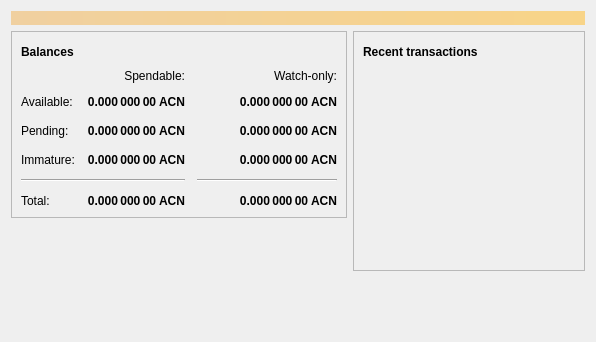
<?xml version="1.0" encoding="UTF-8"?>
<ui version="4.0">
 <class>OverviewPage</class>
 <widget class="QWidget" name="OverviewPage">
  <property name="geometry">
   <rect>
    <x>0</x>
    <y>0</y>
    <width>596</width>
    <height>342</height>
   </rect>
  </property>
  <property name="windowTitle">
   <string>Form</string>
  </property>
  <layout class="QVBoxLayout" name="topLayout">
   <item>
    <widget class="QLabel" name="labelAlerts">
     <property name="visible">
      <bool>false</bool>
     </property>
     <property name="styleSheet">
      <string notr="true">QLabel { background-color: qlineargradient(x1: 0, y1: 0, x2: 1, y2: 0, stop:0 #F0D0A0, stop:1 #F8D488); color:#000000; }</string>
     </property>
     <property name="wordWrap">
      <bool>true</bool>
     </property>
     <property name="margin">
      <number>3</number>
     </property>
     <property name="textInteractionFlags">
      <set>Qt::TextSelectableByMouse</set>
     </property>
    </widget>
   </item>
   <item>
    <layout class="QHBoxLayout" name="horizontalLayout" stretch="1,1">
     <item>
      <layout class="QVBoxLayout" name="verticalLayout_2">
       <item>
        <widget class="QFrame" name="frame">
         <property name="frameShape">
          <enum>QFrame::StyledPanel</enum>
         </property>
         <property name="frameShadow">
          <enum>QFrame::Raised</enum>
         </property>
         <layout class="QVBoxLayout" name="verticalLayout_4">
          <item>
           <layout class="QHBoxLayout" name="horizontalLayout_4">
            <item>
             <widget class="QLabel" name="label_5">
              <property name="font">
               <font>
                <weight>75</weight>
                <bold>true</bold>
               </font>
              </property>
              <property name="text">
               <string>Balances</string>
              </property>
             </widget>
            </item>
            <item>
             <widget class="QPushButton" name="labelWalletStatus">
              <property name="enabled">
               <bool>true</bool>
              </property>
              <property name="maximumSize">
               <size>
                <width>30</width>
                <height>16777215</height>
               </size>
              </property>
              <property name="toolTip">
               <string>The displayed information may be out of date. Your wallet automatically synchronizes with the Asusucoin network after a connection is established, but this process has not completed yet.</string>
              </property>
              <property name="text">
               <string/>
              </property>
              <property name="icon">
               <iconset resource="../bitcoin.qrc">
                <normaloff>:/icons/warning</normaloff>
                <disabledoff>:/icons/warning</disabledoff>:/icons/warning</iconset>
              </property>
              <property name="iconSize">
               <size>
                <width>24</width>
                <height>24</height>
               </size>
              </property>
              <property name="flat">
               <bool>true</bool>
              </property>
             </widget>
            </item>
            <item>
             <spacer name="horizontalSpacer_3">
              <property name="orientation">
               <enum>Qt::Horizontal</enum>
              </property>
              <property name="sizeHint" stdset="0">
               <size>
                <width>40</width>
                <height>20</height>
               </size>
              </property>
             </spacer>
            </item>
           </layout>
          </item>
          <item>
           <layout class="QGridLayout" name="gridLayout">
            <property name="spacing">
             <number>12</number>
            </property>
            <item row="2" column="2">
             <widget class="QLabel" name="labelWatchPending">
              <property name="font">
               <font>
                <weight>75</weight>
                <bold>true</bold>
               </font>
              </property>
              <property name="cursor">
               <cursorShape>IBeamCursor</cursorShape>
              </property>
              <property name="toolTip">
               <string>Unconfirmed transactions to watch-only addresses</string>
              </property>
              <property name="text">
               <string notr="true">0.000 000 00 ACN</string>
              </property>
              <property name="alignment">
               <set>Qt::AlignRight|Qt::AlignTrailing|Qt::AlignVCenter</set>
              </property>
              <property name="textInteractionFlags">
               <set>Qt::LinksAccessibleByMouse|Qt::TextSelectableByKeyboard|Qt::TextSelectableByMouse</set>
              </property>
             </widget>
            </item>
            <item row="2" column="1">
             <widget class="QLabel" name="labelUnconfirmed">
              <property name="font">
               <font>
                <weight>75</weight>
                <bold>true</bold>
               </font>
              </property>
              <property name="cursor">
               <cursorShape>IBeamCursor</cursorShape>
              </property>
              <property name="toolTip">
               <string>Total of transactions that have yet to be confirmed, and do not yet count toward the spendable balance</string>
              </property>
              <property name="text">
               <string notr="true">0.000 000 00 ACN</string>
              </property>
              <property name="alignment">
               <set>Qt::AlignRight|Qt::AlignTrailing|Qt::AlignVCenter</set>
              </property>
              <property name="textInteractionFlags">
               <set>Qt::LinksAccessibleByMouse|Qt::TextSelectableByKeyboard|Qt::TextSelectableByMouse</set>
              </property>
             </widget>
            </item>
            <item row="3" column="2">
             <widget class="QLabel" name="labelWatchImmature">
              <property name="font">
               <font>
                <weight>75</weight>
                <bold>true</bold>
               </font>
              </property>
              <property name="cursor">
               <cursorShape>IBeamCursor</cursorShape>
              </property>
              <property name="toolTip">
               <string>Mined balance in watch-only addresses that has not yet matured</string>
              </property>
              <property name="text">
               <string notr="true">0.000 000 00 ACN</string>
              </property>
              <property name="alignment">
               <set>Qt::AlignRight|Qt::AlignTrailing|Qt::AlignVCenter</set>
              </property>
              <property name="textInteractionFlags">
               <set>Qt::LinksAccessibleByMouse|Qt::TextSelectableByKeyboard|Qt::TextSelectableByMouse</set>
              </property>
             </widget>
            </item>
            <item row="4" column="0" colspan="2">
             <widget class="Line" name="line">
              <property name="orientation">
               <enum>Qt::Horizontal</enum>
              </property>
             </widget>
            </item>
            <item row="4" column="2">
             <widget class="Line" name="lineWatchBalance">
              <property name="sizePolicy">
               <sizepolicy hsizetype="Preferred" vsizetype="Fixed">
                <horstretch>0</horstretch>
                <verstretch>0</verstretch>
               </sizepolicy>
              </property>
              <property name="minimumSize">
               <size>
                <width>140</width>
                <height>0</height>
               </size>
              </property>
              <property name="orientation">
               <enum>Qt::Horizontal</enum>
              </property>
             </widget>
            </item>
            <item row="5" column="0">
             <widget class="QLabel" name="labelTotalText">
              <property name="text">
               <string>Total:</string>
              </property>
             </widget>
            </item>
            <item row="3" column="1">
             <widget class="QLabel" name="labelImmature">
              <property name="font">
               <font>
                <weight>75</weight>
                <bold>true</bold>
               </font>
              </property>
              <property name="cursor">
               <cursorShape>IBeamCursor</cursorShape>
              </property>
              <property name="toolTip">
               <string>Mined balance that has not yet matured</string>
              </property>
              <property name="text">
               <string notr="true">0.000 000 00 ACN</string>
              </property>
              <property name="alignment">
               <set>Qt::AlignRight|Qt::AlignTrailing|Qt::AlignVCenter</set>
              </property>
              <property name="textInteractionFlags">
               <set>Qt::LinksAccessibleByMouse|Qt::TextSelectableByKeyboard|Qt::TextSelectableByMouse</set>
              </property>
             </widget>
            </item>
            <item row="2" column="3">
             <spacer name="horizontalSpacer_2">
              <property name="orientation">
               <enum>Qt::Horizontal</enum>
              </property>
              <property name="sizeHint" stdset="0">
               <size>
                <width>40</width>
                <height>20</height>
               </size>
              </property>
             </spacer>
            </item>
            <item row="3" column="0">
             <widget class="QLabel" name="labelImmatureText">
              <property name="text">
               <string>Immature:</string>
              </property>
             </widget>
            </item>
            <item row="5" column="1">
             <widget class="QLabel" name="labelTotal">
              <property name="font">
               <font>
                <weight>75</weight>
                <bold>true</bold>
               </font>
              </property>
              <property name="cursor">
               <cursorShape>IBeamCursor</cursorShape>
              </property>
              <property name="toolTip">
               <string>Your current total balance</string>
              </property>
              <property name="text">
               <string notr="true">0.000 000 00 ACN</string>
              </property>
              <property name="alignment">
               <set>Qt::AlignRight|Qt::AlignTrailing|Qt::AlignVCenter</set>
              </property>
              <property name="textInteractionFlags">
               <set>Qt::LinksAccessibleByMouse|Qt::TextSelectableByKeyboard|Qt::TextSelectableByMouse</set>
              </property>
             </widget>
            </item>
            <item row="5" column="2">
             <widget class="QLabel" name="labelWatchTotal">
              <property name="font">
               <font>
                <weight>75</weight>
                <bold>true</bold>
               </font>
              </property>
              <property name="cursor">
               <cursorShape>IBeamCursor</cursorShape>
              </property>
              <property name="toolTip">
               <string>Current total balance in watch-only addresses</string>
              </property>
              <property name="text">
               <string notr="true">0.000 000 00 ACN</string>
              </property>
              <property name="alignment">
               <set>Qt::AlignRight|Qt::AlignTrailing|Qt::AlignVCenter</set>
              </property>
              <property name="textInteractionFlags">
               <set>Qt::LinksAccessibleByMouse|Qt::TextSelectableByKeyboard|Qt::TextSelectableByMouse</set>
              </property>
             </widget>
            </item>
            <item row="0" column="2">
             <widget class="QLabel" name="labelWatchonly">
              <property name="text">
               <string>Watch-only:</string>
              </property>
              <property name="alignment">
               <set>Qt::AlignRight|Qt::AlignTrailing|Qt::AlignVCenter</set>
              </property>
             </widget>
            </item>
            <item row="1" column="0">
             <widget class="QLabel" name="labelBalanceText">
              <property name="text">
               <string>Available:</string>
              </property>
             </widget>
            </item>
            <item row="1" column="1">
             <widget class="QLabel" name="labelBalance">
              <property name="font">
               <font>
                <weight>75</weight>
                <bold>true</bold>
               </font>
              </property>
              <property name="cursor">
               <cursorShape>IBeamCursor</cursorShape>
              </property>
              <property name="toolTip">
               <string>Your current spendable balance</string>
              </property>
              <property name="text">
               <string notr="true">0.000 000 00 ACN</string>
              </property>
              <property name="alignment">
               <set>Qt::AlignRight|Qt::AlignTrailing|Qt::AlignVCenter</set>
              </property>
              <property name="textInteractionFlags">
               <set>Qt::LinksAccessibleByMouse|Qt::TextSelectableByKeyboard|Qt::TextSelectableByMouse</set>
              </property>
             </widget>
            </item>
            <item row="1" column="2">
             <widget class="QLabel" name="labelWatchAvailable">
              <property name="font">
               <font>
                <weight>75</weight>
                <bold>true</bold>
               </font>
              </property>
              <property name="cursor">
               <cursorShape>IBeamCursor</cursorShape>
              </property>
              <property name="toolTip">
               <string>Your current balance in watch-only addresses</string>
              </property>
              <property name="text">
               <string notr="true">0.000 000 00 ACN</string>
              </property>
              <property name="alignment">
               <set>Qt::AlignRight|Qt::AlignTrailing|Qt::AlignVCenter</set>
              </property>
              <property name="textInteractionFlags">
               <set>Qt::LinksAccessibleByMouse|Qt::TextSelectableByKeyboard|Qt::TextSelectableByMouse</set>
              </property>
             </widget>
            </item>
            <item row="2" column="0">
             <widget class="QLabel" name="labelPendingText">
              <property name="text">
               <string>Pending:</string>
              </property>
             </widget>
            </item>
            <item row="0" column="1">
             <widget class="QLabel" name="labelSpendable">
              <property name="text">
               <string>Spendable:</string>
              </property>
              <property name="alignment">
               <set>Qt::AlignRight|Qt::AlignTrailing|Qt::AlignVCenter</set>
              </property>
             </widget>
            </item>
           </layout>
          </item>
         </layout>
        </widget>
       </item>
       <item>
        <spacer name="verticalSpacer">
         <property name="orientation">
          <enum>Qt::Vertical</enum>
         </property>
         <property name="sizeHint" stdset="0">
          <size>
           <width>20</width>
           <height>40</height>
          </size>
         </property>
        </spacer>
       </item>
      </layout>
     </item>
     <item>
      <layout class="QVBoxLayout" name="verticalLayout_3">
       <item>
        <widget class="QFrame" name="frame_2">
         <property name="frameShape">
          <enum>QFrame::StyledPanel</enum>
         </property>
         <property name="frameShadow">
          <enum>QFrame::Raised</enum>
         </property>
         <layout class="QVBoxLayout" name="verticalLayout">
          <item>
           <layout class="QHBoxLayout" name="horizontalLayout_2">
            <item>
             <widget class="QLabel" name="label_4">
              <property name="font">
               <font>
                <weight>75</weight>
                <bold>true</bold>
               </font>
              </property>
              <property name="text">
               <string>Recent transactions</string>
              </property>
             </widget>
            </item>
            <item>
             <widget class="QPushButton" name="labelTransactionsStatus">
              <property name="enabled">
               <bool>true</bool>
              </property>
              <property name="maximumSize">
               <size>
                <width>30</width>
                <height>16777215</height>
               </size>
              </property>
              <property name="toolTip">
               <string>The displayed information may be out of date. Your wallet automatically synchronizes with the Asusucoin network after a connection is established, but this process has not completed yet.</string>
              </property>
              <property name="text">
               <string/>
              </property>
              <property name="icon">
               <iconset resource="../bitcoin.qrc">
                <normaloff>:/icons/warning</normaloff>
                <disabledoff>:/icons/warning</disabledoff>:/icons/warning</iconset>
              </property>
              <property name="iconSize">
               <size>
                <width>24</width>
                <height>24</height>
               </size>
              </property>
              <property name="flat">
               <bool>true</bool>
              </property>
             </widget>
            </item>
            <item>
             <spacer name="horizontalSpacer">
              <property name="orientation">
               <enum>Qt::Horizontal</enum>
              </property>
              <property name="sizeHint" stdset="0">
               <size>
                <width>40</width>
                <height>20</height>
               </size>
              </property>
             </spacer>
            </item>
           </layout>
          </item>
          <item>
           <widget class="QListView" name="listTransactions">
            <property name="styleSheet">
             <string notr="true">QListView { background: transparent; }</string>
            </property>
            <property name="frameShape">
             <enum>QFrame::NoFrame</enum>
            </property>
            <property name="verticalScrollBarPolicy">
             <enum>Qt::ScrollBarAlwaysOff</enum>
            </property>
            <property name="horizontalScrollBarPolicy">
             <enum>Qt::ScrollBarAlwaysOff</enum>
            </property>
            <property name="selectionMode">
             <enum>QAbstractItemView::NoSelection</enum>
            </property>
           </widget>
          </item>
         </layout>
        </widget>
       </item>
       <item>
        <spacer name="verticalSpacer_2">
         <property name="orientation">
          <enum>Qt::Vertical</enum>
         </property>
         <property name="sizeHint" stdset="0">
          <size>
           <width>20</width>
           <height>40</height>
          </size>
         </property>
        </spacer>
       </item>
      </layout>
     </item>
    </layout>
   </item>
  </layout>
 </widget>
 <resources/>
 <connections/>
</ui>
